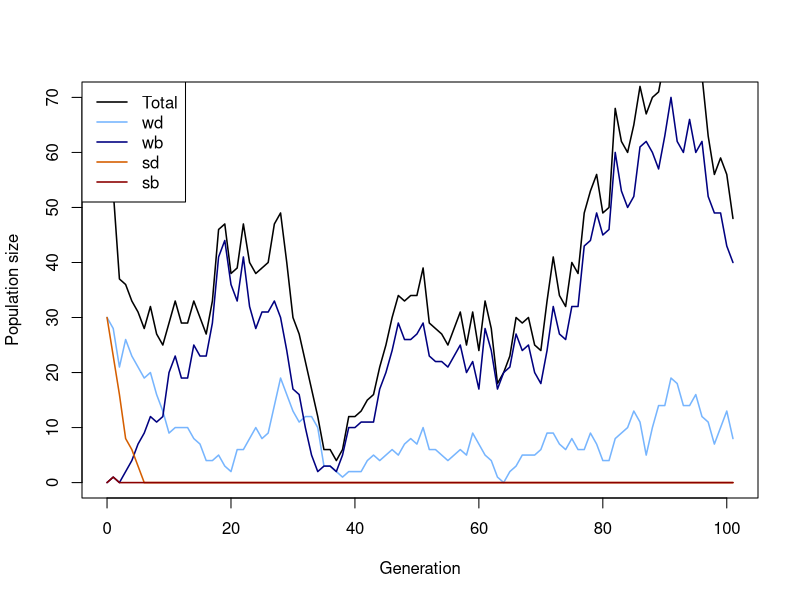
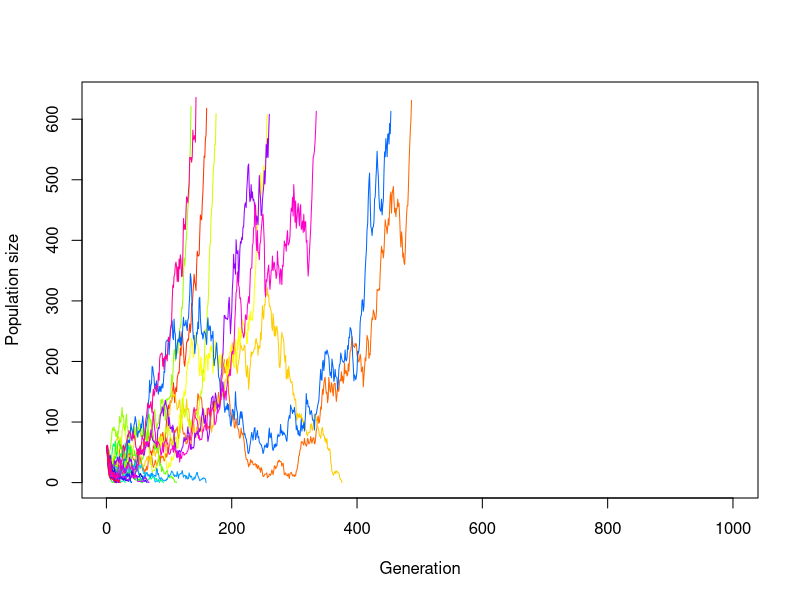
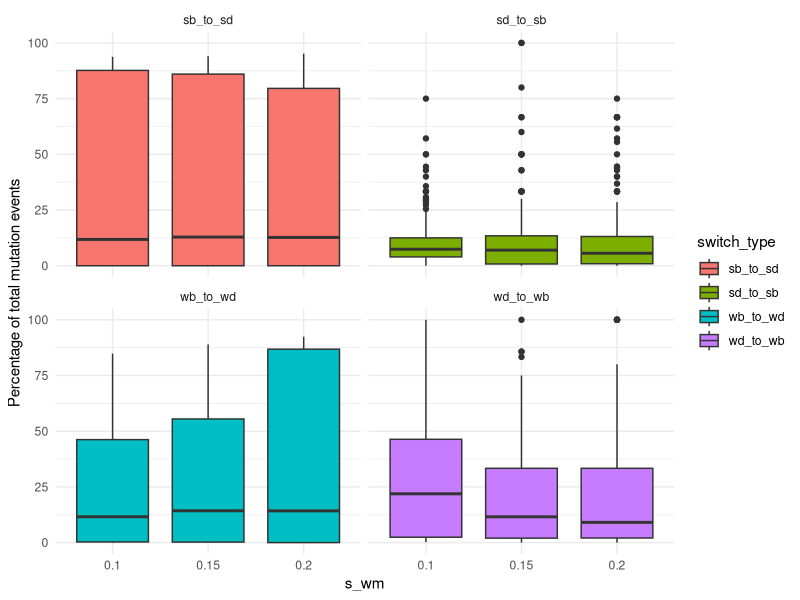
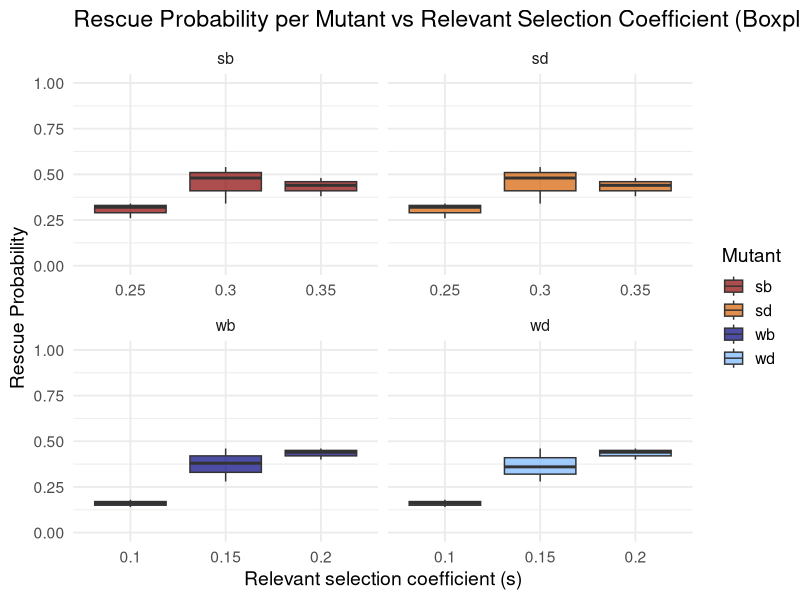
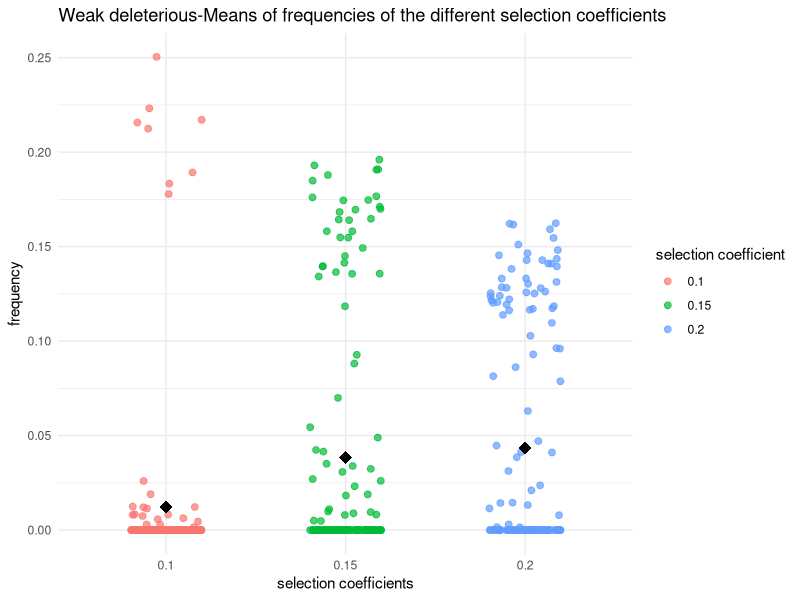
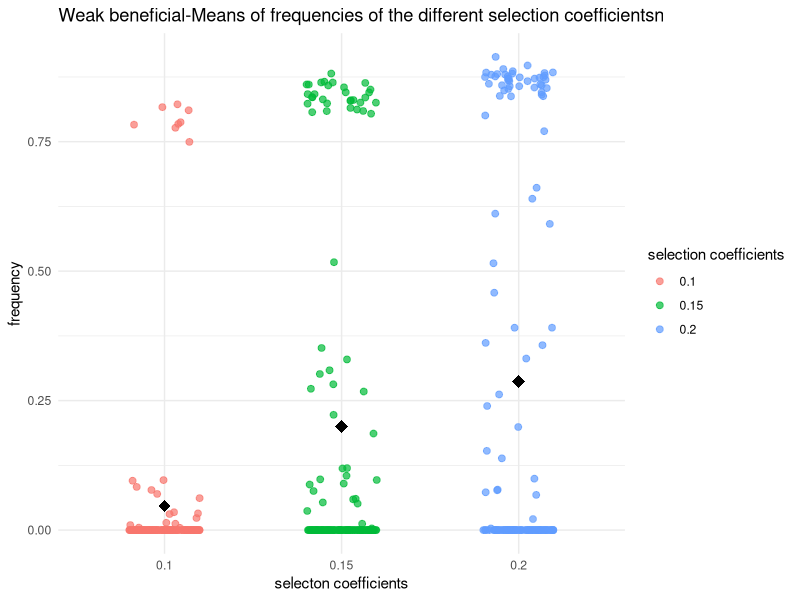
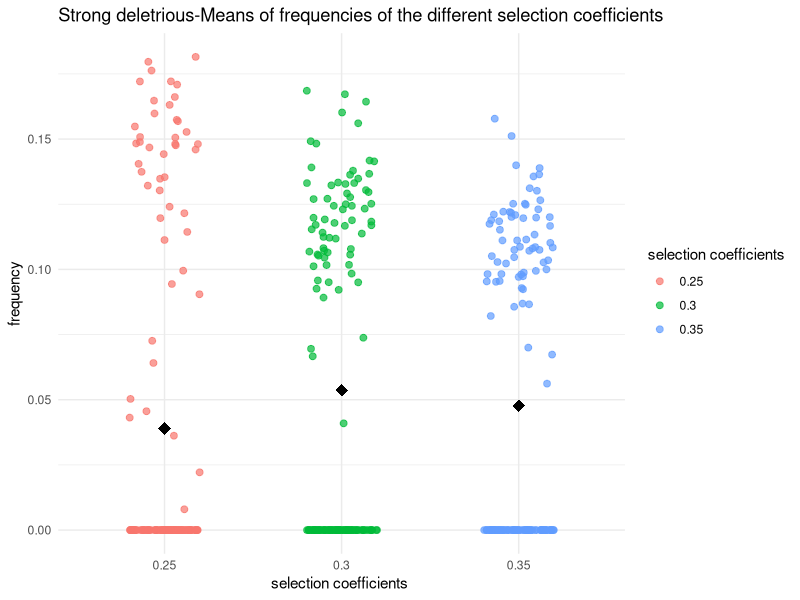
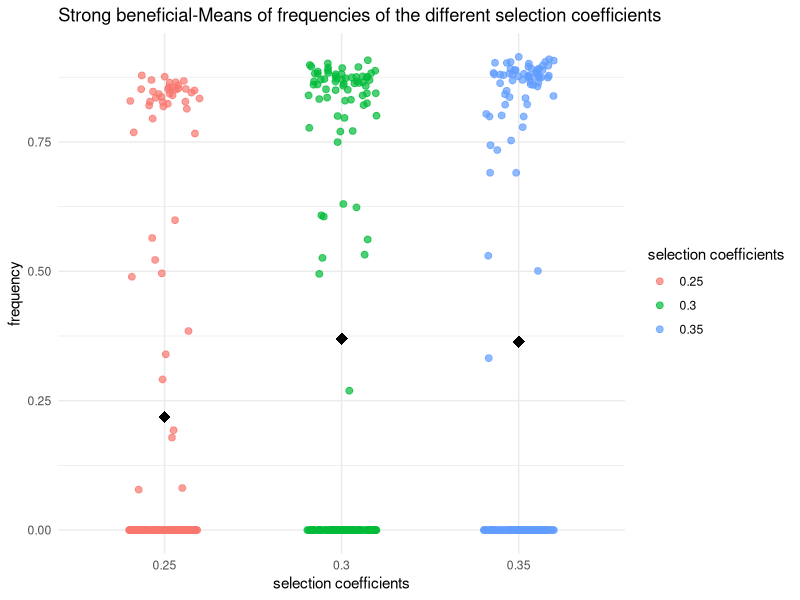

Reproduce these figures in R, in order.
## ---- chunk 1
# Function for simulating one generation in the Population
# adding the population sizes, decay rates, selection coefficients and mutation rates
simulate_one_gen <- function(N_wd, N_wb, N_sd, N_sb, decay_rate_wm, decay_rate_sm, s_wm, s_sm, m_rate_wm, m_rate_sm) {
  
  # draw Offspring according to Poisson Distribution
  # altered so all four different mutations are considered 
  # for deleterious mutations the s is calculated minus (negative effect) and for the beneficial mutation the s is added (positive effect)
  
  offsp_wd <- rpois(1, N_wd * (1-decay_rate_wm-s_wm))
  offsp_wb <- rpois(1, N_wb * (1-decay_rate_wm+s_wm))
  offsp_sd <- rpois(1, N_sd * (1-decay_rate_sm-s_sm))
  offsp_sb <- rpois(1, N_sb * (1-decay_rate_sm+s_sm))
  
  # draw changing Mutants according to Poisson Distribution
  # alterations considering the for different mutations 
  
  mut_wd_to_wb <- rpois(1, offsp_wd * m_rate_wm)
  mut_sd_to_sb <- rpois(1, offsp_sd * m_rate_sm)
  mut_wb_to_wd <- rpois(1, offsp_wb * m_rate_wm)
  mut_sb_to_sd <- rpois(1, offsp_sb * m_rate_sm)
  
  # determine new Population Sizes of all four Mutants (2 versions of weak Mutations   and 2   versions of strong Mutations)
  # to account for back mutations as well (beneficial to deleterious), mutations rates for these cases are added (mut_b_to_d)
  
  N_wd_new <- max(offsp_wd - mut_wd_to_wb+ mut_wb_to_wd,0)
  N_wb_new <- max(offsp_wb - mut_wb_to_wd+ mut_wd_to_wb,0)
  N_sd_new <- max(offsp_sd - mut_sd_to_sb+ mut_sb_to_sd,0)
  N_sb_new <- max(offsp_sb - mut_sb_to_sd+ mut_sd_to_sb,0)
  
  # with the return function, the new values for population sizes are stored
  
   # Return new population sizes and mutation changes
  return(list(
    N_wd_new = N_wd_new,
    N_wb_new = N_wb_new,
    N_sd_new = N_sd_new,
    N_sb_new = N_sb_new,
    mut_wb_to_wd = mut_wb_to_wd,
    mut_wd_to_wb = mut_wd_to_wb,
    mut_sb_to_sd = mut_sb_to_sd,
    mut_sd_to_sb = mut_sd_to_sb
  ))
}
  # with print we visualize the numbers we get for the population sizes and mutation changes, we simulate the population by setting our parameters to certain values 


print(simulate_one_gen(N_wd=30, N_wb=0, N_sd=30, N_sb=0, decay_rate_wm=0.05, decay_rate_sm=0.1, s_wm=0.1, s_sm=0.2, m_rate_wm=0.05, m_rate_sm=0.07))
## ---- chunk 2
# Simulation runs until the 1000th Generation

max_gen=1000

#With this function we simulate over generations, we put initial population sizes of the four mutations, with the parameter max_gen we determine that our simulation maximally runs until the 1000th generation

simulate_pop <- function(init_wd, init_wb,  init_sd, init_sb, decay_rate_wm, decay_rate_sm, s_wm, s_sm, m_rate_wm, m_rate_sm, max_gen) {
  
  # Create the Vector in which to save the Results
  pop_vector <- c(init_wd,init_wb, init_sd, init_sb)
  
  # initiate the variables
  pop_new <- c(init_wd, init_wb, init_sd, init_sb)
  
  # defining counters for mutation changes
  count_wb_to_wd <- 0
  count_wd_to_wb <- 0
  count_sb_to_sd <- 0
  count_sd_to_sb <- 0
  total_mut_events <- 0
  
  # run the Simulation until Generation max_gen
  for (i in 1:(max_gen + 1)) {
    
    # redefine the current Population one Generation later
    results <- simulate_one_gen(pop_new[1],pop_new[2],pop_new[3],pop_new[4], decay_rate_wm, decay_rate_sm, s_wm, s_sm, m_rate_wm, m_rate_sm)
    
    # add the new Population Sizes to the Output Vector
    pop_new <- c(results$N_wd_new, results$N_wb_new, results$N_sd_new, results$N_sb_new)
    pop_vector <- rbind(pop_vector,pop_new)
    
     # count for tracking Mutations
    count_wb_to_wd <- count_wb_to_wd + results$mut_wb_to_wd
    count_wd_to_wb <- count_wd_to_wb + results$mut_wd_to_wb
    count_sb_to_sd <- count_sb_to_sd + results$mut_sb_to_sd
    count_sd_to_sb <- count_sd_to_sb + results$mut_sd_to_sb
    total_mut_events <- total_mut_events + results$mut_wb_to_wd + results$mut_wd_to_wb +
      results$mut_sb_to_sd + results$mut_sd_to_sb
      
    # Condition to stop the Simulation before max_gen: either the Population exceeds 10 Times the Original Population Size, or it goes extinct
    
    if ((sum(pop_new) >= 10 * sum(c(init_wd, init_wb, init_sd, init_sb))) || sum(pop_new) == 0)
      break

}
    # calculating Mutation Frequencies percent
    if (total_mut_events > 0) {
    freq_wb_to_wd <- 100 * count_wb_to_wd / total_mut_events
    freq_wd_to_wb <- 100 * count_wd_to_wb / total_mut_events
    freq_sb_to_sd <- 100 * count_sb_to_sd / total_mut_events
    freq_sd_to_sb <- 100 * count_sd_to_sb / total_mut_events
  } else {
    freq_wb_to_wd <- freq_wd_to_wb <- freq_sb_to_sd <- freq_sd_to_sb <- 0
  }  
  # Define the Row and Column Names of the Output Vector
  rownames(pop_vector) <- (0:max_gen)[1:length(pop_vector[,1])] 
  
  # the colom-names in our vectors are according to our mutations (wd, wb, sd, sb)
  
  colnames(pop_vector) <- c("wd","wb", "sd", "sb")
  
    
  
  # Return mutation results
  return(list(
    population = pop_vector,
    switch_stats = data.frame(
      wb_to_wd = freq_wb_to_wd,
      wd_to_wb = freq_wd_to_wb,
      sb_to_sd = freq_sb_to_sd,
      sd_to_sb = freq_sd_to_sb
    )
  ))
}
  



# Test the Function and plot the Result

max_gen <- 100

# Simulation Data with certain values determined

output <- simulate_pop(init_wd=30, init_wb=0,  init_sd=30, init_sb=0, decay_rate_wm=0.05, decay_rate_sm=0.1, s_wm=0.1, s_sm=0.2, m_rate_wm=0.05, m_rate_sm=0.07,max_gen)

# show the last few Lines of the Data Table

print(tail(output))

# extracting Population-Matrix 
pop_matrix <- output$population

# assign frequencies of mutation changes
switch_stats <- output$switch_stats


# determine x Axis Range 
x_range <- 0:(nrow(pop_matrix)-1)

# plot the Output
# this plots the total Population Size-black line visible in the plot
plot(x_range, pop_matrix[,1] + pop_matrix[,2] + pop_matrix[,3] + pop_matrix[,4],
     type='l', ylim=c(0,max(pop_matrix)), xlab="Generation", ylab="Population size",
     col="black", lwd=1.5)

# adding each mutant
lines(x_range, pop_matrix[,1], col="#77b5fe", lwd=1.5) # wd
lines(x_range, pop_matrix[,2], col="navyblue", lwd=1.5) # wb
lines(x_range, pop_matrix[,3], col="#D55E00", lwd=1.5) # sd
lines(x_range, pop_matrix[,4], col="darkred", lwd=1.5) # sb

# Legend
legend("topleft",
       legend=c("Total","wd","wb","sd","sb"),
       col=c("black","#77b5fe","navyblue","#D55E00","darkred"),
       lty=1, lwd=1.5)

# output of mutation changes in per cent
print(switch_stats)

## ---- chunk 3
# code for plotting the result of different populations in one plot
init_wd <- 30
init_wb <- 0
init_sd <- 30
init_sb <- 0
m_rate_wm <- 0.05 
m_rate_sm <- 0.07
decay_rate_wm <- 0.05
decay_rate_sm <- 0.1
s_wm <- 0.1
s_sm <- 0.2
max_gen <- 1000
replicates <- 30


# defining Data Frame to save one Row (Population Size for multiple Generations until max_gen) after one Loop
temp_output <- data.frame(array(NA, dim = c(0,max_gen)))
# defining Data Frame to save all Results from Loop
final_output <- data.frame(array(NA, dim = c(replicates,max_gen)))
# defining a Set of colors in order to color each Line differently
lines_colors <- rainbow(replicates)

# simulating a population multiple times
for (i in 1:replicates) {
  temp_output <- simulate_pop(
    init_wd, init_wb, init_sd, init_sb,
    decay_rate_wm, decay_rate_sm,
    s_wm, s_sm,
    m_rate_wm, m_rate_sm,
    max_gen = max_gen)
  # extract Pop Matrix
  pop_matrix <- temp_output$population
  
  # calculate Row Sums
  temp_output <- rowSums(pop_matrix[, c("wd", "wb", "sd", "sb")])
  # adding to Result Table
  final_output[i, 1:length(temp_output)]<-temp_output
}

# defining end_gen which is as long as the last Generation where the pop size is an actual Number and not NA yet
end_gen<-tail(which(!is.na(final_output[1,])), 1)
# Plot first Line / first Population
plot(x=1:max_gen,y=final_output[1,1:max_gen],type='l',ylim=c(0,max(final_output, na.rm = TRUE)),xlab =  "Generation",ylab = "Population size", col = lines_colors[1])
# Loop for plotting each Row of Data Table / Population as a Line in the Plot
for (i in 1:replicates) {
  
  end_gen<-tail(which(!is.na(final_output[i,])), 1)
  # each line gets assigned to a Color of lines_colors
  lines(x=1:max_gen,y=final_output[i,1:max_gen], col=lines_colors[i])
  
  
}
## ---- chunk 4
# set some Parameters to fixed Values

init_wd <- 30
init_wb <- 0
init_sd <- 30
init_sb <- 0
m_rate_wm <- 0.05
m_rate_sm <- 0.07
decay_rate_wm <- 0.05
decay_rate_sm <- 0.1
s_wm <- 0.1
s_sm <- 0.2
max_gen <- 1000
# determine how often to run the Simulation for each set of Parameters
no_replicates <- 50


# set Parameters to vary
s_values_wm <- c(0.10,0.15,0.2)
s_values_sm <- c(0.25,0.30,0.35)
#Commented to vary always only one variable
#m_values_wm <- c(0.001,0.01,0.05)
#m_values_sm <- c(0.05,0.1,0.15)


# initialize Data Table - where to collect the Results
data_table <- c()
data_table_wd<- c()
data_table_wb<- c()
data_table_sd<- c()
data_table_sb<- c()
# empty list to save rescue results
rescue_results <- data.frame(
  s_wm = numeric(),
  s_sm = numeric(),
  replicate = integer(),
  rescued = integer()
)

# preparing list to save mutation changes (in per cent) for all replicates - only if they exist
switch_stats_all <- data.frame(
  s_wm = numeric(),
  s_sm = numeric(),
  replicate = integer(),
  wb_to_wd = numeric(),
  wd_to_wb = numeric(),
  sb_to_sd = numeric(),
  sd_to_sb = numeric()
)

library(dplyr)
library(ggplot2)
library(tidyr)

# define total runs and rescue count
total_runs<-0
rescue_count<-0
# run the Simulation across all chosen parameters
# loop over mutation rates
#for(mval_wm in m_values_wm){
 # for(mval_sm in m_values_sm){
    # loop over Selection strength
    for(sval_wm in s_values_wm){
      for(sval_sm in s_values_sm){
        # different Way of running many Simulations: make Replicates using "repeat" Function         with a counter i
        # reset Counter
        i<-1
        
        repeat {
          # increase Counter by one
          i<-i+1
          # defining total runs
          total_runs <- total_runs + 1
          # run the Simulation once
          one_run <- simulate_pop(init_wd, init_wb, init_sd, init_sb,
                                  decay_rate_wm, decay_rate_sm,
                                  sval_wm, sval_sm, m_rate_wm,m_rate_sm, max_gen)
          
          # determine total Population Sizes
         pop_matrix <- one_run$population


         total_size <- rowSums(pop_matrix)
          
  # defining popuation matrix
  pop_matrix <- one_run$population
  # calculating total size (1 row is equal to total pop size, meaning adding up all columns)
  total_size <- rowSums(pop_matrix)
# saving mutation changes  
 if (!is.null(one_run$switch_stats) && nrow(one_run$switch_stats) > 0) {
  switch_stats <- one_run$switch_stats
  switch_stats_all <- rbind(
    switch_stats_all,
    data.frame(
      s_wm = sval_wm,
      s_sm = sval_sm,
      replicate = i-1,
      wb_to_wd = switch_stats$wb_to_wd,
      wd_to_wb = switch_stats$wd_to_wb,
      sb_to_sd = switch_stats$sb_to_sd,
      sd_to_sb = switch_stats$sd_to_sb
    )
  )
}
          
          
          # determine final Population Size for each Mutant
          N_end_wd <- pop_matrix[nrow(pop_matrix), "wd"]
          N_end_wb <- pop_matrix[nrow(pop_matrix), "wb"]
          N_end_sd <- pop_matrix[nrow(pop_matrix), "sd"]
          N_end_sb <- pop_matrix[nrow(pop_matrix), "sb"]
        
          total_end <- N_end_wd + N_end_wb + N_end_sd + N_end_sb
          # introduce rescue count
         rescued_wd <- ifelse(N_end_wd > 0, 1, 0)
         rescued_wb <- ifelse(N_end_wb > 0, 1, 0)
         rescued_sd <- ifelse(N_end_sd > 0, 1, 0)
         rescued_sb <- ifelse(N_end_sb > 0, 1, 0)

         
          # save rescue outcome (rescue or extinction)
          rescue_results <- rbind(rescue_results,
            data.frame(
              s_wm = sval_wm,
              s_sm = sval_sm,
              replicate = i - 1,
              rescued_wd = rescued_wd,
              rescued_wb = rescued_wb,
              rescued_sd = rescued_sd,
              rescued_sb = rescued_sb
  )
)

          # determine Frequencies of each mutant in the final Population
          freq_wd <- ifelse(total_end > 0, N_end_wd / total_end, 0)
          freq_wb <- ifelse(total_end > 0, N_end_wb / total_end, 0)
          freq_sd <- ifelse(total_end > 0, N_end_sd / total_end, 0)
          freq_sb <- ifelse(total_end > 0, N_end_sb / total_end, 0)
          
          
          
          data_table_wd<- rbind(data_table_wd, c(sval_wm,freq_wd))
          data_table_wb<- rbind(data_table_wb, c(sval_wm, freq_wb))
          data_table_sd<- rbind(data_table_sd,c(sval_sm, freq_sd))
          data_table_sb<-rbind(data_table_sb, c (sval_sm,freq_sb))
          # enter the Data into the Table
          data_table <- rbind(data_table,c(m_rate_wm = 0.001,m_rate_sm = 0.005,sval_wm,sval_sm,N_end_wd,N_end_wb, N_end_sd, N_end_sb,freq_wd, freq_wb, freq_sd,freq_sb)) # note that we add the varying Parameters (Mutation Rate and Selection Strength for each Version of weak and strong Mutation) to the Table too
          # stop the repeated Computation after no_replicates times
          
          
          if(i>no_replicates) break
          
        }
      }
    }
  #}
#}

# Population over generations
print(one_run$population)
# Mutation changes in percent

#important note!: 
#switch_stats_all was really helpful to us to observe the mutation dynamcis of the whole population and of the two strains and we think it really helps to understand our model better. However, we put the command: "print(switch_stats_all)" into comments, because it would take up too much space in the html-document.

#print(switch_stats_all)



# Make sure data is a proper data frame
data_table_wd <- as.data.frame(data_table_wd)

# If the column names are missing or wrong, set them
colnames(data_table_wd) <- c("V1", "V2")

# Add an Index Column for plotting along x-axis
data_table_wd$Index <- 1:nrow(data_table_wd)

# plotting Mutation Changes with different s values
switch_long <- switch_stats_all %>%
  pivot_longer(cols = c(wb_to_wd, wd_to_wb, sb_to_sd, sd_to_sb),
               names_to = "switch_type",
               values_to = "percent")

ggplot(switch_long, aes(x = factor(s_wm), y = percent, fill = switch_type)) +
  geom_boxplot() +
  facet_wrap(~ switch_type) +
  labs(x = "s_wm", y = "Percentage of total mutation events") +
  theme_minimal()

# calculate Rescue Probability per Parameter Combination

rescue_summary <- rescue_results %>%
  group_by(s_wm, s_sm) %>%
  summarise(
    rescue_prob_wd = mean(rescued_wd),
    rescue_prob_wb = mean(rescued_wb),
    rescue_prob_sd = mean(rescued_sd),
    rescue_prob_sb = mean(rescued_sb),
    .groups = "drop"
  )

print(rescue_summary)


# Prepare rescue data
rescue_long <- rescue_summary %>%
  pivot_longer(
    cols = starts_with("rescue_prob_"),
    names_to = "mutant",
    values_to = "rescue_prob"
  ) %>%
  mutate(
    mutant = gsub("rescue_prob_", "", mutant),
    s_value = case_when(
      mutant %in% c("wd", "wb") ~ s_wm,
      mutant %in% c("sd", "sb") ~ s_sm
    )
  )

# Plotting Rescue Probability with different s values
library(ggplot2)

ggplot(rescue_long, aes(x = factor(s_value), y = rescue_prob, fill = mutant)) +
  geom_boxplot(alpha = 0.7) +
  scale_y_continuous(limits = c(0, 1)) +
  scale_fill_manual(values = c(
    "wd" = "#77b5fe", 
    "wb" = "navyblue", 
    "sd" = "#D55E00", 
    "sb" = "darkred"
  )) +
  facet_wrap(~ mutant, scales = "free_x") +
  labs(
    title = "Rescue Probability per Mutant vs Relevant Selection Coefficient (Boxplot)",
    x = "Relevant selection coefficient (s)",
    y = "Rescue Probability",
    fill = "Mutant"
  ) +
  theme_minimal(base_size = 14)


# plotting wd with different s values
  # making sure that its a data frame
data_table_wd <- as.data.frame(data_table_wd)
colnames(data_table_wd) <- c("V1", "V2")


  # Scatterplot of wd with jitter and mean 
library(ggplot2)
ggplot(data_table_wd, aes(x = factor(V1), y = V2, color = factor(V1))) +
  geom_jitter(width = 0.2, height = 0, size = 2, alpha = 0.7) +
  stat_summary(fun = mean, geom = "point", shape = 18, size = 4, color = "black") +
  labs(
    x = "selection coefficients",
    y = "frequency",
    color = "selection coefficient",
    title = "Weak deleterious-Means of frequencies of the different selection coefficients"
  ) +
  theme_minimal()

# plotting wb with different s values
  # making sure that its a data frame
data_table_wb <- as.data.frame(data_table_wb)
colnames(data_table_sb) <- c("V1", "V2")

# Scatterplot of wb with jitter and mean
ggplot(data_table_wb, aes(x = factor(V1), y = V2, color = factor(V1))) +
  geom_jitter(width = 0.2, height = 0, size = 2, alpha = 0.7) +
  stat_summary(fun = mean, geom = "point", shape = 18, size = 4, color = "black") +
  labs(
    x = "selecton coefficients",
    y = "frequency",
    color = "selection coefficients",
    title = "Weak beneficial-Means of frequencies of the different selection coefficientsn"
  ) +
  theme_minimal()

# plotting sd with different s values
  # making sure that its a data frame
data_table_sd <- as.data.frame(data_table_sd)

colnames(data_table_sd) <- c("V1", "V2")

  # Scatterplot of sd with jitter and mean
ggplot(data_table_sd, aes(x = factor(V1), y = V2, color = factor(V1))) +
  geom_jitter(width = 0.2, height = 0, size = 2, alpha = 0.7) +
  stat_summary(fun = mean, geom = "point", shape = 18, size = 4, color = "black") +
  labs(
    x = "selection coefficients ",
    y = "frequency",
    color = "selection coefficients",
    title = "Strong deletrious-Means of frequencies of the different selection coefficients"
  ) +
  theme_minimal()

# plotting sb with different s values
  # making sure that its a data frame
data_table_sb <- as.data.frame(data_table_sb)
colnames(data_table_sb) <- c("V1", "V2")

  # Scatterplot of sb with jitter and mean 
ggplot(data_table_sb, aes(x = factor(V1), y = V2, color = factor(V1))) +
  geom_jitter(width = 0.2, height = 0, size = 2, alpha = 0.7) +
  stat_summary(fun = mean, geom = "point", shape = 18, size = 4, color = "black") +
  labs(
    x = "selection coefficients",
    y = "frequency",
    color = "selection coefficients",
    title = "Strong beneficial-Means of frequencies of the different selection coefficients"
  ) +
  theme_minimal()


# mean Frequencies of each mutant
mean_freq_wd <- mean(freq_wd)*100
mean_freq_wb <- mean(freq_wb)*100
mean_freq_sd <- mean(freq_sd)*100
mean_freq_sb <- mean(freq_sb)*100

print(paste("Mean frequency of wd =", mean_freq_wd) )
print(paste("Mean frequency of wb =", mean_freq_wb) )
print(paste("Mean frequency of sd =", mean_freq_sd) )
print(paste("Mean frequency of sb =", mean_freq_sb) )

# define Column Names of Data Table
colnames(data_table) <- c("m_rate_wm","m_rate_sm","s_wm","s_sm","N_end_wd", "N_end_wb", "N_end_sd", "N_end_sb","freq_wd", "freq_wb", "freq_sd","freq_sb")
# show the first and last Lines of the Output
print(head(data_table))
print(tail(data_table))
## ---- chunk 5

#initial population-sizes of the deleterious mutations set to 30 
init_wd <- 30
init_wb <- 0
init_sd <- 30
init_sb <- 0
#decay-rates set to fixed values
decay_rate_wm <- 0.05
decay_rate_sm <- 0.1
s_wm <- 0.1
s_sm <- 0.2

max_gen <- 1000
no_replicates <- 50

#selection coefficients s and mutation rates m, varied (3 different values for both the weak and the strong strain)
s_values_wm <- c(0.10, 0.15, 0.20)
s_values_sm <- c(0.25, 0.30, 0.35)
m_values_wm <- c(4e-5, 5e-4, 6e-3)
m_values_sm <- c(7e-5, 8e-4, 9e-3)



#----strong mutation----

#in this part we set up a data frame to store the rescue results for the strong mutation, which then includes the selection coefficients and mutation rates of the strong mutation, stored as numeric values and the number of rescues for the strong beneficial and strong deleterious mutations 

rescue_results_strong <- data.frame(
  s_sm = numeric(),
  m_sm = numeric(),
  replicate = integer(),
  rescued_strong = integer()
)

#in a next step the m_values and s_values are varied (for both 3 different values as explained above), which is done for 50 replicates
for (mval in m_values_sm) {
  for (sval in s_values_sm) {
    for (rep in 1:no_replicates) {
      
      one_run <- simulate_pop(
        init_wd, init_wb, init_sd, init_sb,
        decay_rate_wm, decay_rate_sm,
        s_wm, sval, m_rate_wm, mval, max_gen
      )
      
      pop <- one_run$population
      N_sd = tail(pop[, "sd"], 1)
      N_sb = tail(pop[, "sb"], 1)
      
    #the strong strain is considered "alive" in our model, if the combined population-size of the strong beneficial and strong deleterious mutation is still bigger than 0
      
      strong_alive = as.integer((N_sd + N_sb) > 0)
      
  # in rescue_results_strong the paramters, selection coefficients and mutation rates are listed together with whether the population was rescued (1) or went extinct (0), this overview provides the results for each of the 50 replicates separate
      
      rescue_results_strong <- rbind(
        rescue_results_strong,
        data.frame(
          s_sm = sval,
          m_sm = mval,
          replicate = rep,
          rescued_strong = strong_alive
        )
      )
    }
  }
}

# in rescue_summary_strong the rescue-results are summarized, so that the probability is calculated for every combination of the mutation rates with the selection coefficients (equals to 3x3)

rescue_summary_strong <- rescue_results_strong %>%
  group_by(s_sm, m_sm) %>%
  summarise(rescue_prob_strong = mean(rescued_strong), .groups = "drop")

#----weak mutation----

#in this part we set up a data frame to store the rescue results for the weak mutation, which then includes the selection coefficients and mutation rates of the weak mutation, stored as numeric values and the number of rescues for the weak beneficial and weak deleterious mutations 

rescue_results_weak <- data.frame(
  s_wm = numeric(),
  m_wm = numeric(),
  replicate = integer(),
  rescued_weak = integer()
)

#in a next step the m_values and s_values are varied (for both 3 different values as explained above), which is done for 50 replicates

for (mval in m_values_wm) {
  for (sval in s_values_wm) {
    for (rep in 1:no_replicates) {
      
      one_run <- simulate_pop(
        init_wd, init_wb, init_sd, init_sb,
        decay_rate_wm, decay_rate_sm,
        sval, s_sm, mval, m_rate_sm, max_gen
      )
      
      pop <- one_run$population
      N_wd = tail(pop[, "wd"], 1)
      N_wb = tail(pop[, "wb"], 1)
      
      
   #the weak strain is considered "alive" in our model, if the combined population-size of the weak beneficial and weak deleterious mutation is still bigger than 0
      
      weak_alive = as.integer((N_wd + N_wb) > 0)
      
    # in rescue_results_weak the parameters, selection coefficients and mutation rates are listed together with whether the population was rescued (1) or went extinct (0), this overview provides the results for each of the 50 replicates separately
      
      rescue_results_weak <- rbind(
        rescue_results_weak,
        data.frame(
          s_wm = sval,
          m_wm = mval,
          replicate = rep,
          rescued_weak = weak_alive
        )
      )
    }
  }
}

# in rescue_summary_weak the rescue-results are summarized, so that the probability is calculated for every combination of the mutation rates with the selection coefficients (equals to 3x3)

rescue_summary_weak <- rescue_results_weak %>%
  group_by(s_wm, m_wm) %>%
  summarise(rescue_prob_weak = mean(rescued_weak), .groups = "drop")

# with the function ggplot, we this section produces the heatmaps for both the weak and strong bacterial strain separately, blue colour indicating 0 rescue probability, red indicating the highest rescue probability (in our case up to approximately 0.20)

ggplot(rescue_summary_strong,
       aes(x = factor(s_sm), y = factor(m_sm), fill = rescue_prob_strong)) +
  geom_tile(color = "white") +  
  scale_fill_gradient(low = "blue", high = "red", limits = c(0, 0.2), oob = scales::squish) +
  labs(title = "Rescue Probability — Strong Strain",
       x = "Strong selection coefficient",
       y = "Strong mutation rate",
       fill = "Rescue Prob.") +
  theme_minimal()


ggplot(rescue_summary_weak,
       aes(x = factor(s_wm), y = factor(m_wm), fill = rescue_prob_weak)) +
  geom_tile(color = "white") +
  scale_fill_gradient(low = "blue", high = "red", limits = c(0, 0.2), oob = scales::squish) +
  labs(title = "Rescue Probability — Weak Strain",
       x = "Weak selection coefficient",
       y = "Weak mutation rate",
       fill = "Rescue Prob.") +
  theme_minimal()

# in this part, we want to compare how many times the strong strain "wins", how many times the weak strain "wins" and how often we get total extinction

#we create an empty data frame to store the results

competition_results <- data.frame(outcome = character())

#for each replicate it is determined 
for (rep in 1:no_replicates) {
  
  one_run <- simulate_pop(
    init_wd, init_wb, init_sd, init_sb,
    decay_rate_wm, decay_rate_sm,
    s_wm, s_sm, m_rate_wm, m_rate_sm, max_gen
  )
  
  pop <- one_run$population

#for both strains, with tail, the last value is taken and if the value is bigger than 0 the strain is considered alive, indicated with weak_alive and strong_alive 
  
  weak_alive   <- (tail(pop[, "wd"], 1) + tail(pop[, "wb"], 1)) > 0
  strong_alive <- (tail(pop[, "sd"], 1) + tail(pop[, "sb"], 1)) > 0

# with outcome, we asign the different cases to discriptions, if only weak is alive-->"weak wins", if only strong is alive--> "strong wins", if both are >0-->"both survive", if both go to extinction-->"total extinction"
  
 outcome <-
  if (weak_alive & !strong_alive) {
    "Weak wins"
  } else if (strong_alive & !weak_alive) {
    "Strong wins"
  } else if (strong_alive & weak_alive) {
    "Both survive"
  } else {
    "Total extinction"
  }

  
  competition_results <- rbind(
    competition_results,
    data.frame(outcome = outcome)
  )
}
competition_results$outcome <- factor(
  competition_results$outcome,
  levels = c("Weak wins", "Strong wins", "Total extinction", "Both survive")
)

# with ggplot, we create a barplot, which gives us the counts of the four different outcomes

ggplot(competition_results, aes(x = outcome)) +
  geom_bar(fill = "darkred") +
  labs(title = "Competition Outcomes",
       y = "Count", x = "")
